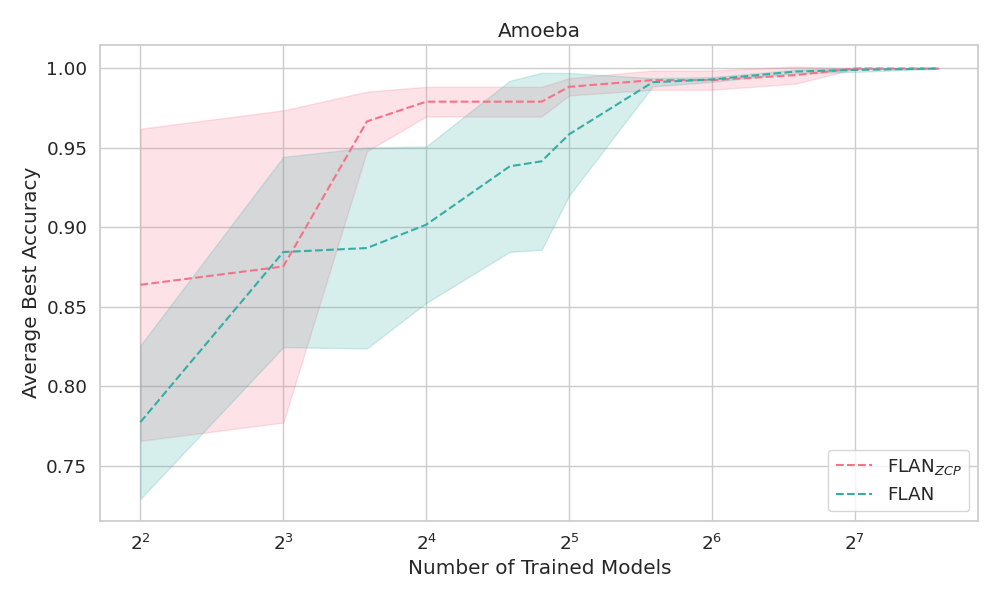
#> input picture nas_search/search_results/all_graphs/Amoeba_g.png, 1000 x 600 px; its folder holds 4 pictures in this run
$ python collate_all.py
#> lines starting #> are read from the running program, lines starting #| are printed output that depends on the picture
mode = 'collate' # generate, collate
if mode == 'generate':
    import os
    import pandas as pd
    import matplotlib.pyplot as plt
    import seaborn as sns

    import matplotlib.ticker as ticker
    sns.set_theme(context='notebook', style='whitegrid', palette='deep', font_scale=1.2)

    experiments = {
        "allnas_t": "$^{T}$",
        "allnas": "",
    }
    representation_map = {
        'adj_gin': '',
        'adj_gin_zcp': '$_{ZCP}$',
        'adj_gin_cate': '$_{CATE}$',
        'adj_gin_arch2vec': '$_{Arch2Vec}$',
        'adj_gin_a2vcatezcp': '$_{CAZ}$',
    }


    output_folder = "all_graphs"
    os.makedirs(output_folder, exist_ok=True)

    spaces_to_analyze = set()

    for exp in experiments:
        csv_files = [f for f in os.listdir(exp) if f.endswith("_search_eff.csv")]
        for f in csv_files:
            spaces_to_analyze.add(f.rsplit('_search_eff.csv', 1)[0])

    for space in spaces_to_analyze:
        fig = plt.figure(figsize=(10,6))

        for exp, suffix in experiments.items():
            file_path = os.path.join(exp, f"{space}_search_eff.csv")

            if os.path.exists(file_path):
                df = pd.read_csv(file_path)

                df = df.apply(lambda col: col.str.strip() if col.dtype == 'object' else col)
                df = df.sort_values(by='num_samps')
                # exit(0)
                if max(df['av_best_acc']) > 1:
                    # divide  by 100
                    df['av_best_acc'] = df['av_best_acc'] / 100.
                    df['best_acc_std'] = df['best_acc_std'] / 100.
                representations = df['representation'].unique()
                colors = sns.color_palette("husl", len(representations))

                linestyle = '--' if 'allnas' in exp else '-'  # Dashed for 'allnas' and solid for others

                for rep, color in zip(representations, colors):
                    mapped_representation = representation_map.get(rep, rep)
                    rep_df = df[df['representation'] == rep]
                    label = f"FLAN{suffix}{mapped_representation}" if suffix else f'FLAN{mapped_representation}'

                    plt.plot(rep_df['num_samps'], rep_df['av_best_acc'], label=label, color=color, linestyle=linestyle)
                    plt.fill_between(rep_df['num_samps'],
                                    rep_df['av_best_acc'] - rep_df['best_acc_std'],
                                    [min(1, x) for x in (rep_df['av_best_acc'] + rep_df['best_acc_std'])], alpha=0.1, color=color)

        ax = fig.axes[0]
        ax.get_xaxis().set_major_formatter(ticker.StrMethodFormatter("{x:.0f}"))
        ax.get_xaxis().set_minor_formatter(ticker.StrMethodFormatter("{x:.0f}"))
        plt.xscale('log', basex=2)
        plt.xlabel('Number of Trained Models')
        plt.ylabel('Average Best Accuracy')
        plt.title(space)
        plt.legend(loc='lower right')  # Moved the legend to the bottom right
        plt.tight_layout()

        plt.savefig(os.path.join(output_folder, f"{space}_g.png"))
        plt.savefig(os.path.join(output_folder, f"{space}_g.pdf"))

        plt.close()

    print(f"Graphs saved in '{output_folder}' folder.")
else:
    import os
    import math
    from PIL import Image

    folder_path = 'all_graphs'
    images = [Image.open(os.path.join(folder_path, img)) for img in os.listdir(folder_path) if img.endswith('.png')]
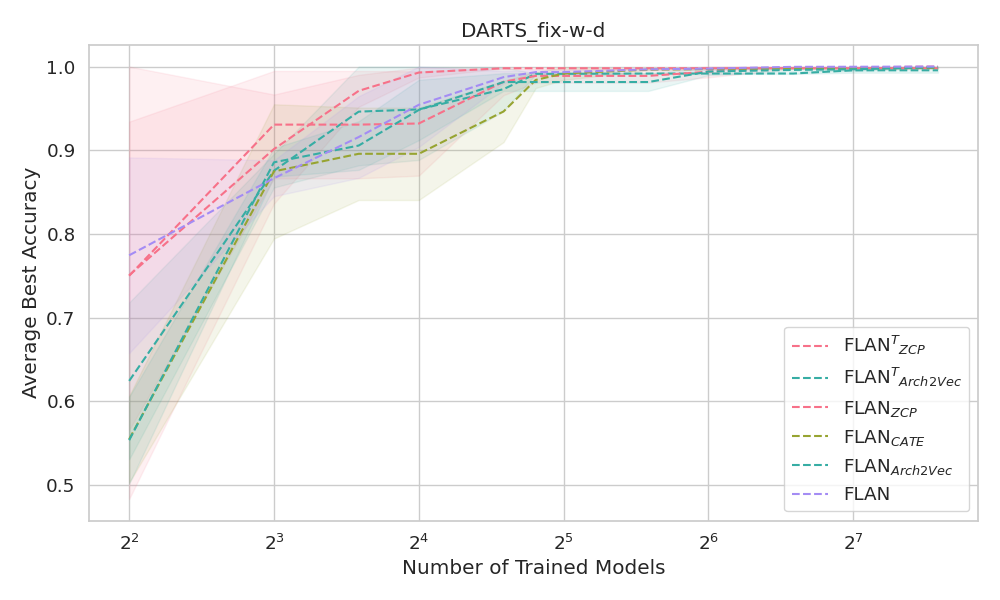
#> input picture nas_search/search_results/all_graphs/DARTS_fix-w-d_g.png, 1000 x 600 px
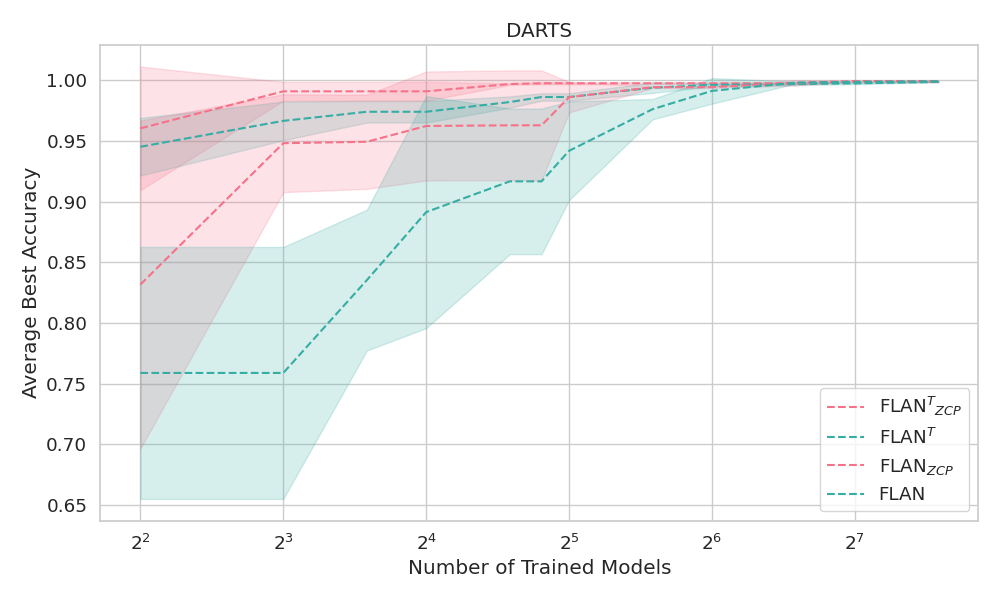
#> input picture nas_search/search_results/all_graphs/DARTS_g.png, 1000 x 600 px
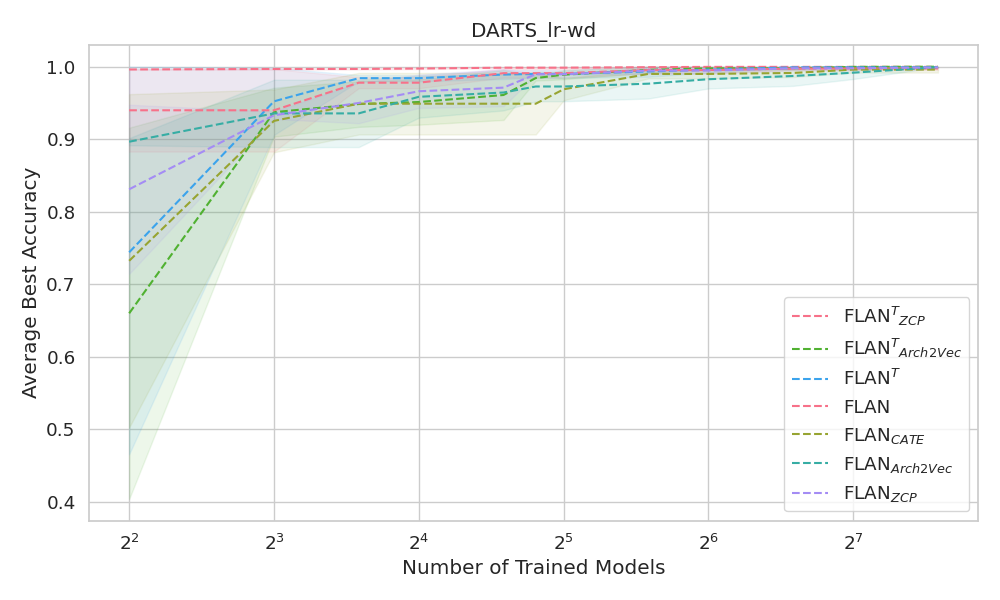
#> input picture nas_search/search_results/all_graphs/DARTS_lr-wd_g.png, 1000 x 600 px

    # If no images were found, exit the script
    if not images:
        print("No images found!")
        exit()

    # Find the size for the resulting image grid
    img_width, img_height = images[0].size  # Assuming all images have the same size
#> img_width = 1000; img_height = 600
    num_images = len(images)
#> num_images = 4

    # Calculate the grid size
    # cols = rows = int(math.ceil(math.sqrt(num_images)))
    # rows = rows + 1
    cols = 2
    rows = 7

    # Calculate the size of the combined image
    total_width = cols * img_width
#> total_width = 2000
    total_height = rows * img_height
#> total_height = 4200

    # Create a blank (white) image with the calculated size
    combined_img = Image.new('RGB', (total_width, total_height), 'white')
#> combined_img: PIL image 2000x4200 RGB; every value is 255

    # Paste each image into its position in the grid
    for i, img in enumerate(images):
        x = (i % cols) * img_width
        y = (i // cols) * img_height
        combined_img.paste(img, (x, y))
#> this loop made 4 passes
#> (x, y) on passes 1 to 4: (0, 0), (1000, 0), (0, 600), (1000, 600)
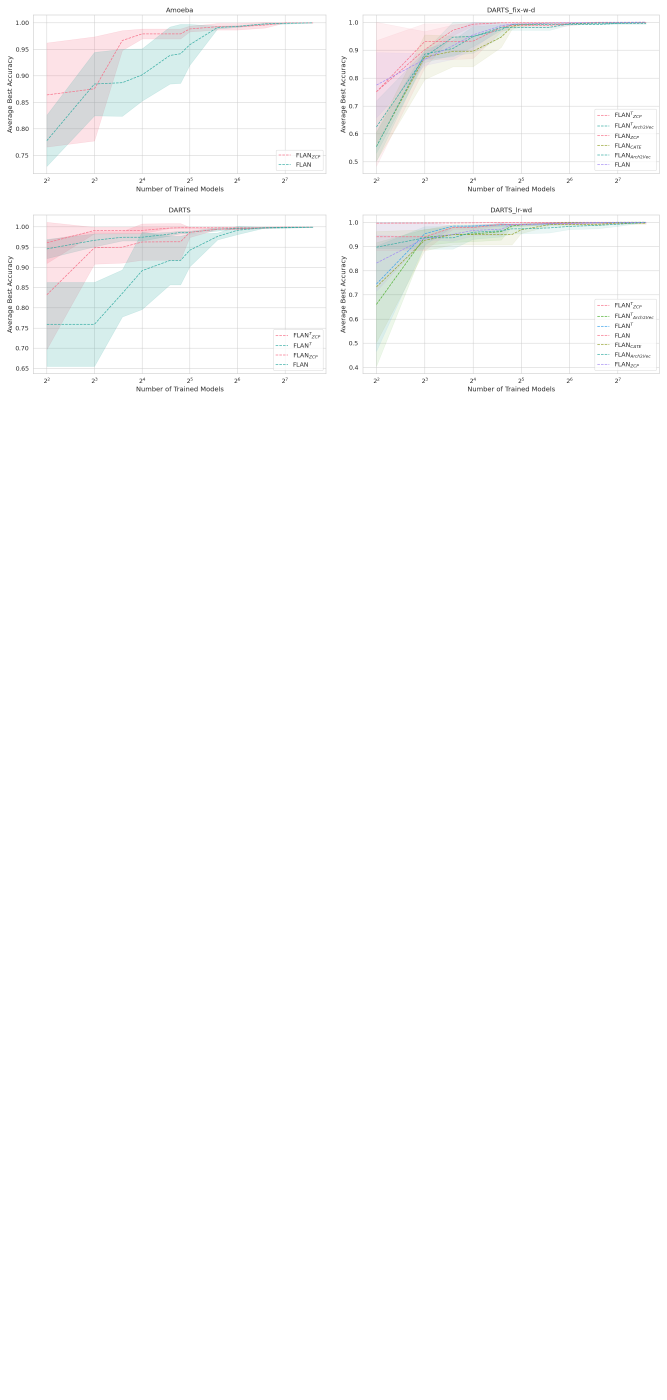
#> combined_img: PIL image 2000x4200 RGB (shown at 1/3 size); mean R, G, B 252.4, 252.5, 252.5

    # Save the resulting image
    combined_img.save('combined_image.png')
